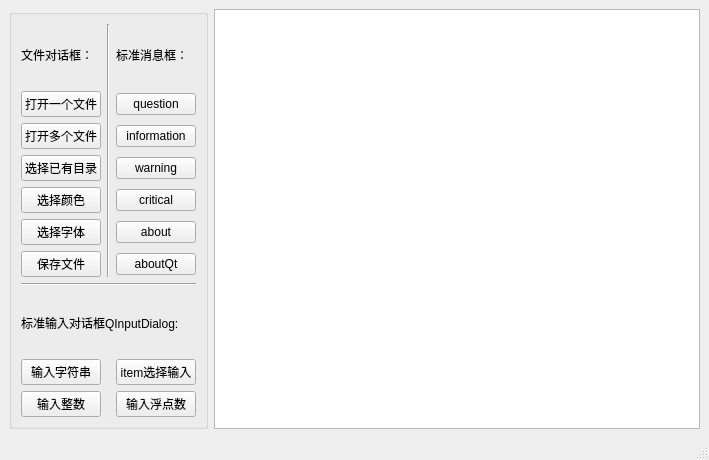
<?xml version="1.0" encoding="UTF-8"?>
<ui version="4.0">
 <class>ExDialog</class>
 <widget class="QMainWindow" name="ExDialog">
  <property name="geometry">
   <rect>
    <x>0</x>
    <y>0</y>
    <width>709</width>
    <height>460</height>
   </rect>
  </property>
  <property name="windowTitle">
   <string>MainWindow</string>
  </property>
  <widget class="QWidget" name="centralwidget">
   <layout class="QHBoxLayout" name="horizontalLayout">
    <item>
     <widget class="QGroupBox" name="groupBox">
      <property name="title">
       <string/>
      </property>
      <layout class="QGridLayout" name="gridLayout">
       <item row="9" column="0">
        <widget class="QPushButton" name="btnGetString">
         <property name="text">
          <string>输入字符串</string>
         </property>
        </widget>
       </item>
       <item row="2" column="0">
        <widget class="QPushButton" name="btnOpenFiles">
         <property name="text">
          <string>打开多个文件</string>
         </property>
        </widget>
       </item>
       <item row="3" column="2">
        <widget class="QPushButton" name="btnWarning">
         <property name="text">
          <string>warning</string>
         </property>
        </widget>
       </item>
       <item row="3" column="0">
        <widget class="QPushButton" name="btnExistingDir">
         <property name="text">
          <string>选择已有目录</string>
         </property>
        </widget>
       </item>
       <item row="1" column="0">
        <widget class="QPushButton" name="btnOpenFile">
         <property name="text">
          <string>打开一个文件</string>
         </property>
        </widget>
       </item>
       <item row="4" column="2">
        <widget class="QPushButton" name="btnCritical">
         <property name="text">
          <string>critical</string>
         </property>
        </widget>
       </item>
       <item row="1" column="2">
        <widget class="QPushButton" name="btnQuestion">
         <property name="text">
          <string>question</string>
         </property>
        </widget>
       </item>
       <item row="5" column="2">
        <widget class="QPushButton" name="btnAbout">
         <property name="text">
          <string>about</string>
         </property>
        </widget>
       </item>
       <item row="6" column="0">
        <widget class="QPushButton" name="btnSaveFile">
         <property name="text">
          <string>保存文件</string>
         </property>
        </widget>
       </item>
       <item row="8" column="0" colspan="3">
        <widget class="QLabel" name="label">
         <property name="text">
          <string>标准输入对话框QInputDialog:</string>
         </property>
        </widget>
       </item>
       <item row="10" column="2">
        <widget class="QPushButton" name="btnDouble">
         <property name="text">
          <string>输入浮点数</string>
         </property>
        </widget>
       </item>
       <item row="2" column="2">
        <widget class="QPushButton" name="btnInformation">
         <property name="text">
          <string>information</string>
         </property>
        </widget>
       </item>
       <item row="7" column="0" colspan="3">
        <widget class="Line" name="line">
         <property name="orientation">
          <enum>Qt::Horizontal</enum>
         </property>
        </widget>
       </item>
       <item row="4" column="0">
        <widget class="QPushButton" name="btnGetColor">
         <property name="text">
          <string>选择颜色</string>
         </property>
        </widget>
       </item>
       <item row="5" column="0">
        <widget class="QPushButton" name="btnGetFont">
         <property name="text">
          <string>选择字体</string>
         </property>
        </widget>
       </item>
       <item row="10" column="0">
        <widget class="QPushButton" name="btnInt">
         <property name="text">
          <string>输入整数</string>
         </property>
        </widget>
       </item>
       <item row="6" column="2">
        <widget class="QPushButton" name="btnAboutQt">
         <property name="text">
          <string>aboutQt</string>
         </property>
        </widget>
       </item>
       <item row="9" column="2">
        <widget class="QPushButton" name="btnGetItem">
         <property name="text">
          <string>item选择输入</string>
         </property>
        </widget>
       </item>
       <item row="0" column="0">
        <widget class="QLabel" name="label_2">
         <property name="text">
          <string>文件对话框：</string>
         </property>
        </widget>
       </item>
       <item row="0" column="2">
        <widget class="QLabel" name="label_3">
         <property name="maximumSize">
          <size>
           <width>16777215</width>
           <height>149</height>
          </size>
         </property>
         <property name="text">
          <string>标准消息框：</string>
         </property>
        </widget>
       </item>
       <item row="0" column="1" rowspan="7">
        <widget class="Line" name="line_2">
         <property name="orientation">
          <enum>Qt::Vertical</enum>
         </property>
        </widget>
       </item>
      </layout>
     </widget>
    </item>
    <item>
     <widget class="QPlainTextEdit" name="plainTextEdit"/>
    </item>
   </layout>
  </widget>
  <widget class="QMenuBar" name="menubar">
   <property name="geometry">
    <rect>
     <x>0</x>
     <y>0</y>
     <width>709</width>
     <height>26</height>
    </rect>
   </property>
  </widget>
  <widget class="QStatusBar" name="statusbar"/>
 </widget>
 <resources/>
 <connections/>
</ui>
